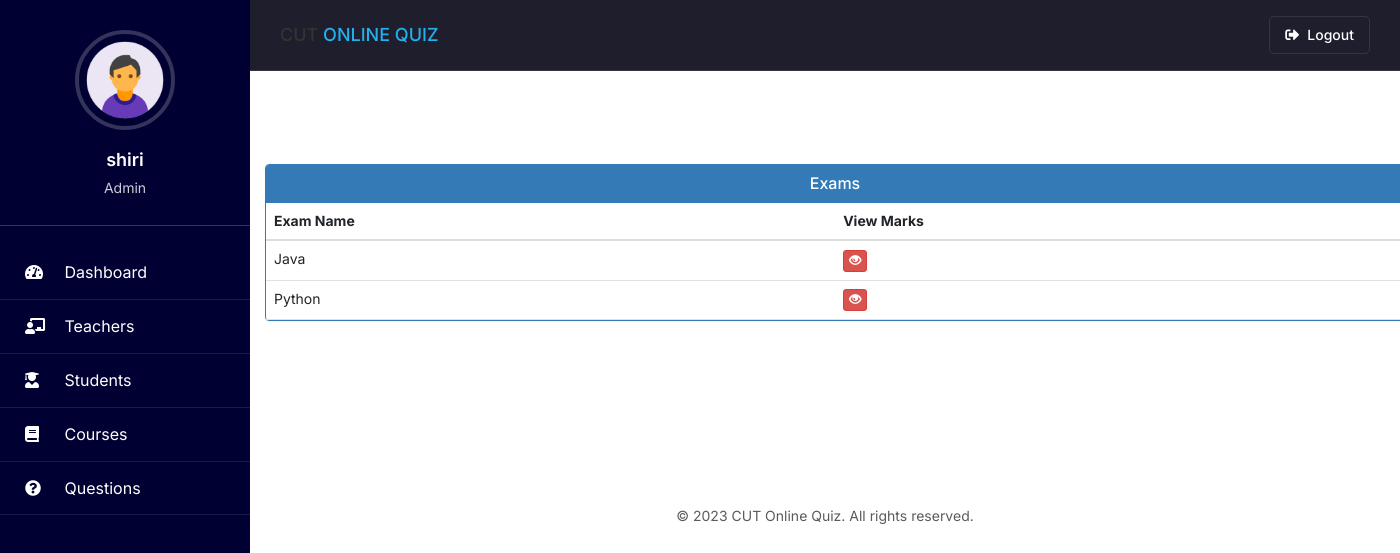
/admin-view-marks/1 (signed in), run on an earlier commit of the app's database.
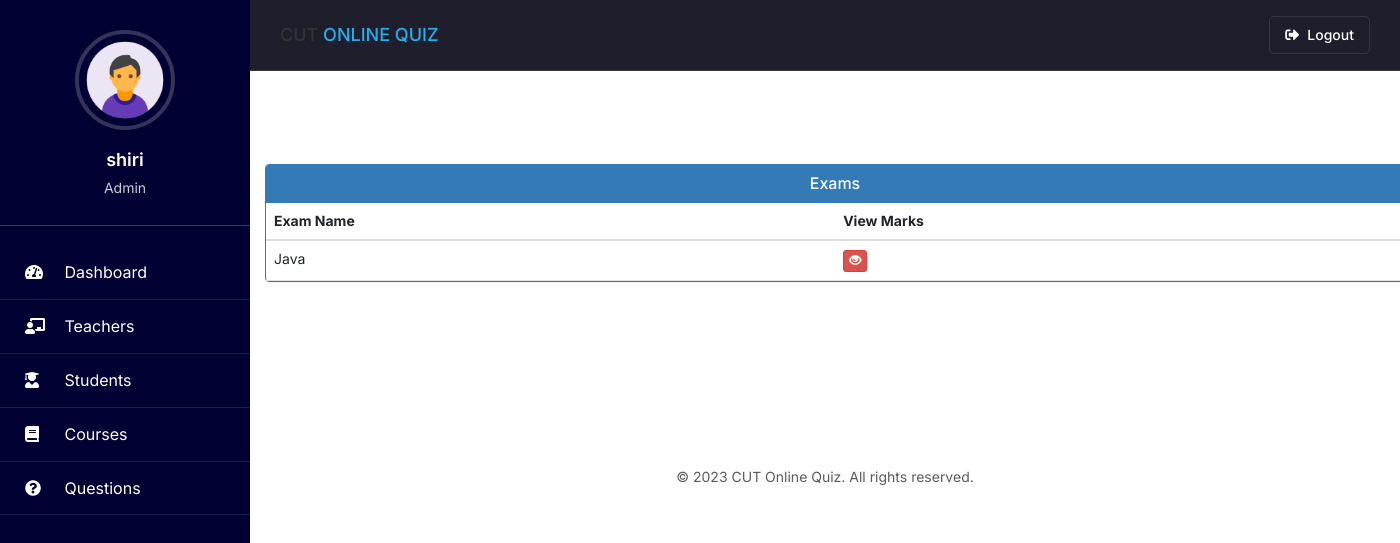
And on a later commit of the database.
### quiz/models.py (models this page shows, shortened)
class Course(models.Model):
   course_name = models.CharField(max_length=50)
   question_number = models.PositiveIntegerField()
   total_marks = models.PositiveIntegerField()
   is_timed = models.BooleanField(default=False, help_text="Whether this course has a time limit")
   total_time_minutes = models.PositiveIntegerField(default=0, help_text="Total time allowed for the quiz in minutes (0 = unlimited)")
   sequential_questions = models.BooleanField(default=False, help_text="Display questions one at a time sequentially")
   allow_backtracking = models.BooleanField(default=True, help_text="Whether students can go back to previous questions")
   security_level = models.CharField(max_length=50, choices=[
       ('low', 'Low - Basic protection'),
       ('medium', 'Medium - Prevent copy-paste and right-click'),
       ('high', 'High - Block dev tools and keyboard shortcuts')
   ], default='medium', help_text="Level of security measures to prevent cheating")

### quiz/views.py (the view)
# urls.py: path('admin-view-marks/<int:pk>', views.admin_view_marks_view, name='admin-view-marks'),
@login_required(login_url='adminlogin')
def admin_view_marks_view(request, pk):
    courses = models.Course.objects.all()
    response = render(request, 'quiz/admin_view_marks.html', {'courses': courses})
    response.set_cookie('student_id', str(pk))
    return response

### student/context_processors.py (called while the page is built)
def student_profile(request):
    context = {}
    if request.user.is_authenticated:
        try:
            if request.user.groups.filter(name='STUDENT').exists():
                student = Student.objects.get(user=request.user)
                context['student'] = student
        except Student.DoesNotExist:
            pass
    return context

### teacher/context_processors.py (called while the page is built)
def teacher_profile(request):
    context = {}
    if request.user.is_authenticated:
        try:
            if request.user.groups.filter(name='TEACHER').exists():
                teacher = Teacher.objects.get(user=request.user)
                context['teacher'] = teacher
        except Teacher.DoesNotExist:
            pass
    return context

### templates/quiz/admin_view_marks.html (shortened to what this page needs)
{% extends 'quiz/adminbase.html' %}
{% block content %}
{%load static%}
<head>
  <link href="//netdna.bootstrapcdn.com/bootstrap/3.0.0/css/bootstrap.min.css" rel="stylesheet" id="bootstrap-css">
</head>
<br><br>
<div class="container">
  <div class="panel panel-primary">
    <div class="panel-heading">
      <h6 class="panel-title">Exams</h6>
    </div>
    <table class="table table-hover" id="dev-table">
      <thead>
        <tr>
          <th>Exam Name</th>
          <th>View Marks</th>
        </tr>
      </thead>
      {% for t in courses %}
      <tr>
        <td> {{t.course_name}}</td>
        <td><a class="btn btn-danger btn-xs" href="{% url 'admin-check-marks' t.id  %}"><span class="glyphicon glyphicon-eye-open"></span></a></td>
      </tr>
      {% endfor %}
    </table>
  </div>
</div>
<br><br><br><br><br><br>
{% endblock content %}

What changed in the data, as far as the page shows it:
removed Course: course_name "Python"
